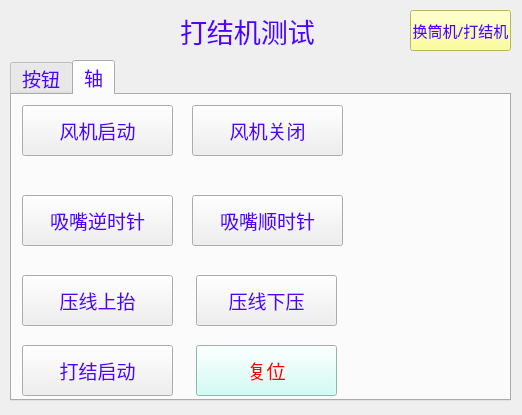
<?xml version="1.0" encoding="UTF-8"?>
<ui version="4.0">
 <class>Kont_operate</class>
 <widget class="QWidget" name="Kont_operate">
  <property name="geometry">
   <rect>
    <x>0</x>
    <y>0</y>
    <width>522</width>
    <height>415</height>
   </rect>
  </property>
  <property name="windowTitle">
   <string>打结机测试</string>
  </property>
  <property name="windowIcon">
   <iconset>
    <normaloff>../../qrc/tupian/小用户.png</normaloff>../../qrc/tupian/小用户.png</iconset>
  </property>
  <widget class="QTabWidget" name="tabWidget">
   <property name="geometry">
    <rect>
     <x>10</x>
     <y>60</y>
     <width>501</width>
     <height>341</height>
    </rect>
   </property>
   <property name="font">
    <font>
     <pointsize>14</pointsize>
    </font>
   </property>
   <property name="styleSheet">
    <string>color: rgb(85, 0, 255);</string>
   </property>
   <property name="currentIndex">
    <number>1</number>
   </property>
   <widget class="QWidget" name="widget">
    <attribute name="title">
     <string>按钮</string>
    </attribute>
    <widget class="QPushButton" name="btn_Z_Up_move__puls">
     <property name="geometry">
      <rect>
       <x>20</x>
       <y>190</y>
       <width>101</width>
       <height>41</height>
      </rect>
     </property>
     <property name="font">
      <font>
       <family>Cambria</family>
       <pointsize>14</pointsize>
      </font>
     </property>
     <property name="styleSheet">
      <string notr="true">color: rgb(85, 0, 255);</string>
     </property>
     <property name="text">
      <string>Z轴上移</string>
     </property>
    </widget>
    <widget class="QLineEdit" name="lineEdit_AB_plus_Num">
     <property name="geometry">
      <rect>
       <x>270</x>
       <y>250</y>
       <width>113</width>
       <height>41</height>
      </rect>
     </property>
    </widget>
    <widget class="QPushButton" name="btn_Y_yuan_move_Plus">
     <property name="geometry">
      <rect>
       <x>140</x>
       <y>140</y>
       <width>101</width>
       <height>41</height>
      </rect>
     </property>
     <property name="font">
      <font>
       <family>Cambria</family>
       <pointsize>14</pointsize>
      </font>
     </property>
     <property name="styleSheet">
      <string notr="true">color: rgb(85, 0, 255);</string>
     </property>
     <property name="text">
      <string>Y轴远换筒</string>
     </property>
    </widget>
    <widget class="QPushButton" name="btn_B_move__puls">
     <property name="geometry">
      <rect>
       <x>20</x>
       <y>250</y>
       <width>101</width>
       <height>41</height>
      </rect>
     </property>
     <property name="font">
      <font>
       <family>Cambria</family>
       <pointsize>14</pointsize>
      </font>
     </property>
     <property name="styleSheet">
      <string notr="true">color: rgb(85, 0, 255);</string>
     </property>
     <property name="text">
      <string>模组A位</string>
     </property>
    </widget>
    <widget class="QLineEdit" name="lineEdit_Zzhou_Plus_Num">
     <property name="geometry">
      <rect>
       <x>270</x>
       <y>190</y>
       <width>113</width>
       <height>41</height>
      </rect>
     </property>
    </widget>
    <widget class="QPushButton" name="btn_X_left_move_plus">
     <property name="geometry">
      <rect>
       <x>20</x>
       <y>80</y>
       <width>101</width>
       <height>41</height>
      </rect>
     </property>
     <property name="font">
      <font>
       <family>Cambria</family>
       <pointsize>14</pointsize>
      </font>
     </property>
     <property name="styleSheet">
      <string notr="true">color: rgb(85, 0, 255);</string>
     </property>
     <property name="text">
      <string>X轴左移</string>
     </property>
    </widget>
    <widget class="QLineEdit" name="lineEdit_Xzhou_Plus_Num">
     <property name="geometry">
      <rect>
       <x>270</x>
       <y>80</y>
       <width>113</width>
       <height>41</height>
      </rect>
     </property>
    </widget>
    <widget class="QPushButton" name="btn_A_move_plus">
     <property name="geometry">
      <rect>
       <x>140</x>
       <y>250</y>
       <width>101</width>
       <height>41</height>
      </rect>
     </property>
     <property name="font">
      <font>
       <family>Cambria</family>
       <pointsize>14</pointsize>
      </font>
     </property>
     <property name="styleSheet">
      <string notr="true">color: rgb(85, 0, 255);</string>
     </property>
     <property name="text">
      <string>模组B位</string>
     </property>
    </widget>
    <widget class="QPushButton" name="btn_Y_Jin__puls_move">
     <property name="geometry">
      <rect>
       <x>20</x>
       <y>140</y>
       <width>101</width>
       <height>41</height>
      </rect>
     </property>
     <property name="font">
      <font>
       <family>Cambria</family>
       <pointsize>14</pointsize>
      </font>
     </property>
     <property name="styleSheet">
      <string notr="true">color: rgb(85, 0, 255);</string>
     </property>
     <property name="text">
      <string>Y轴近换筒</string>
     </property>
    </widget>
    <widget class="QPushButton" name="btn_X_right_move_plus">
     <property name="geometry">
      <rect>
       <x>140</x>
       <y>80</y>
       <width>101</width>
       <height>41</height>
      </rect>
     </property>
     <property name="font">
      <font>
       <family>Cambria</family>
       <pointsize>14</pointsize>
      </font>
     </property>
     <property name="styleSheet">
      <string notr="true">color: rgb(85, 0, 255);</string>
     </property>
     <property name="text">
      <string>X轴右移</string>
     </property>
    </widget>
    <widget class="QPushButton" name="btn_Z_Down_move_plus">
     <property name="geometry">
      <rect>
       <x>140</x>
       <y>190</y>
       <width>101</width>
       <height>41</height>
      </rect>
     </property>
     <property name="font">
      <font>
       <family>Cambria</family>
       <pointsize>14</pointsize>
      </font>
     </property>
     <property name="styleSheet">
      <string notr="true">color: rgb(85, 0, 255);</string>
     </property>
     <property name="text">
      <string>Z轴下移</string>
     </property>
    </widget>
    <widget class="QLineEdit" name="lineEdit_Yzhou_plus_Num">
     <property name="geometry">
      <rect>
       <x>270</x>
       <y>140</y>
       <width>113</width>
       <height>41</height>
      </rect>
     </property>
    </widget>
    <widget class="QLabel" name="label">
     <property name="geometry">
      <rect>
       <x>300</x>
       <y>40</y>
       <width>51</width>
       <height>21</height>
      </rect>
     </property>
     <property name="font">
      <font>
       <family>Alef</family>
       <pointsize>18</pointsize>
      </font>
     </property>
     <property name="styleSheet">
      <string notr="true">color: rgb(85, 0, 255);</string>
     </property>
     <property name="text">
      <string>频率</string>
     </property>
    </widget>
   </widget>
   <widget class="QWidget" name="tab_2">
    <attribute name="title">
     <string>轴</string>
    </attribute>
    <widget class="QPushButton" name="pushButton_BrakeExtend_2">
     <property name="geometry">
      <rect>
       <x>10</x>
       <y>100</y>
       <width>151</width>
       <height>51</height>
      </rect>
     </property>
     <property name="minimumSize">
      <size>
       <width>0</width>
       <height>0</height>
      </size>
     </property>
     <property name="maximumSize">
      <size>
       <width>16777215</width>
       <height>16777215</height>
      </size>
     </property>
     <property name="font">
      <font>
       <family>Adobe 黑体 Std R</family>
       <pointsize>14</pointsize>
       <weight>50</weight>
       <bold>false</bold>
      </font>
     </property>
     <property name="styleSheet">
      <string notr="true">color: rgb(85, 0, 255);</string>
     </property>
     <property name="text">
      <string>吸嘴逆时针</string>
     </property>
    </widget>
    <widget class="QPushButton" name="pushButton_FixtureStraighten_2">
     <property name="geometry">
      <rect>
       <x>180</x>
       <y>10</y>
       <width>151</width>
       <height>51</height>
      </rect>
     </property>
     <property name="minimumSize">
      <size>
       <width>0</width>
       <height>0</height>
      </size>
     </property>
     <property name="maximumSize">
      <size>
       <width>16777215</width>
       <height>16777215</height>
      </size>
     </property>
     <property name="font">
      <font>
       <family>Adobe 黑体 Std R</family>
       <pointsize>14</pointsize>
       <weight>50</weight>
       <bold>false</bold>
      </font>
     </property>
     <property name="styleSheet">
      <string notr="true">color: rgb(85, 0, 255);</string>
     </property>
     <property name="text">
      <string>风机关闭</string>
     </property>
    </widget>
    <widget class="QPushButton" name="pushButton_BrakeRetract_2">
     <property name="geometry">
      <rect>
       <x>180</x>
       <y>100</y>
       <width>151</width>
       <height>51</height>
      </rect>
     </property>
     <property name="minimumSize">
      <size>
       <width>0</width>
       <height>0</height>
      </size>
     </property>
     <property name="maximumSize">
      <size>
       <width>16777215</width>
       <height>16777215</height>
      </size>
     </property>
     <property name="font">
      <font>
       <family>Adobe 黑体 Std R</family>
       <pointsize>14</pointsize>
       <weight>50</weight>
       <bold>false</bold>
      </font>
     </property>
     <property name="styleSheet">
      <string notr="true">color: rgb(85, 0, 255);</string>
     </property>
     <property name="text">
      <string>吸嘴顺时针</string>
     </property>
     <property name="flat">
      <bool>false</bool>
     </property>
    </widget>
    <widget class="QPushButton" name="pushButton_FixtureFlatten_2">
     <property name="geometry">
      <rect>
       <x>10</x>
       <y>10</y>
       <width>151</width>
       <height>51</height>
      </rect>
     </property>
     <property name="minimumSize">
      <size>
       <width>0</width>
       <height>0</height>
      </size>
     </property>
     <property name="maximumSize">
      <size>
       <width>16777215</width>
       <height>16777215</height>
      </size>
     </property>
     <property name="font">
      <font>
       <family>Adobe 黑体 Std R</family>
       <pointsize>14</pointsize>
       <weight>50</weight>
       <bold>false</bold>
      </font>
     </property>
     <property name="styleSheet">
      <string notr="true">color: rgb(85, 0, 255);</string>
     </property>
     <property name="text">
      <string>风机启动</string>
     </property>
    </widget>
    <widget class="QPushButton" name="pushButton_ClutchExtend_2">
     <property name="geometry">
      <rect>
       <x>10</x>
       <y>180</y>
       <width>151</width>
       <height>51</height>
      </rect>
     </property>
     <property name="minimumSize">
      <size>
       <width>0</width>
       <height>0</height>
      </size>
     </property>
     <property name="maximumSize">
      <size>
       <width>16777215</width>
       <height>16777215</height>
      </size>
     </property>
     <property name="font">
      <font>
       <family>Adobe 黑体 Std R</family>
       <pointsize>14</pointsize>
       <weight>50</weight>
       <bold>false</bold>
      </font>
     </property>
     <property name="styleSheet">
      <string notr="true">color: rgb(85, 0, 255);</string>
     </property>
     <property name="text">
      <string>压线上抬</string>
     </property>
    </widget>
    <widget class="QPushButton" name="pushButton_ClutchRetract_2">
     <property name="geometry">
      <rect>
       <x>184</x>
       <y>180</y>
       <width>141</width>
       <height>51</height>
      </rect>
     </property>
     <property name="minimumSize">
      <size>
       <width>0</width>
       <height>0</height>
      </size>
     </property>
     <property name="maximumSize">
      <size>
       <width>16777215</width>
       <height>16777215</height>
      </size>
     </property>
     <property name="font">
      <font>
       <family>Adobe 黑体 Std R</family>
       <pointsize>14</pointsize>
       <weight>50</weight>
       <bold>false</bold>
      </font>
     </property>
     <property name="styleSheet">
      <string notr="true">color: rgb(85, 0, 255);</string>
     </property>
     <property name="text">
      <string>压线下压</string>
     </property>
    </widget>
    <widget class="QPushButton" name="pushButton_ClutchRetract_4">
     <property name="geometry">
      <rect>
       <x>184</x>
       <y>250</y>
       <width>141</width>
       <height>51</height>
      </rect>
     </property>
     <property name="minimumSize">
      <size>
       <width>0</width>
       <height>0</height>
      </size>
     </property>
     <property name="maximumSize">
      <size>
       <width>16777215</width>
       <height>16777215</height>
      </size>
     </property>
     <property name="font">
      <font>
       <family>Adobe 黑体 Std R</family>
       <pointsize>14</pointsize>
       <weight>50</weight>
       <bold>false</bold>
      </font>
     </property>
     <property name="styleSheet">
      <string notr="true">color: rgb(255, 0, 0);
background-color: rgb(196, 255, 244);</string>
     </property>
     <property name="text">
      <string>复位</string>
     </property>
    </widget>
    <widget class="QPushButton" name="pushButton_ClutchExtend_4">
     <property name="geometry">
      <rect>
       <x>10</x>
       <y>250</y>
       <width>151</width>
       <height>51</height>
      </rect>
     </property>
     <property name="minimumSize">
      <size>
       <width>0</width>
       <height>0</height>
      </size>
     </property>
     <property name="maximumSize">
      <size>
       <width>16777215</width>
       <height>16777215</height>
      </size>
     </property>
     <property name="font">
      <font>
       <family>Adobe 黑体 Std R</family>
       <pointsize>14</pointsize>
       <weight>50</weight>
       <bold>false</bold>
      </font>
     </property>
     <property name="styleSheet">
      <string notr="true">color: rgb(85, 0, 255);</string>
     </property>
     <property name="text">
      <string>打结启动</string>
     </property>
    </widget>
   </widget>
  </widget>
  <widget class="QLabel" name="label_title">
   <property name="geometry">
    <rect>
     <x>180</x>
     <y>10</y>
     <width>141</width>
     <height>41</height>
    </rect>
   </property>
   <property name="font">
    <font>
     <family>Amiri Quran</family>
     <pointsize>20</pointsize>
    </font>
   </property>
   <property name="styleSheet">
    <string>color: rgb(85, 0, 255);</string>
   </property>
   <property name="text">
    <string>打结机测试</string>
   </property>
  </widget>
  <widget class="QPushButton" name="btn_operate_switch">
   <property name="geometry">
    <rect>
     <x>410</x>
     <y>10</y>
     <width>101</width>
     <height>41</height>
    </rect>
   </property>
   <property name="font">
    <font>
     <family>Alef</family>
     <pointsize>11</pointsize>
    </font>
   </property>
   <property name="styleSheet">
    <string notr="true">color: rgb(85, 0, 255);
background-color: rgb(255, 255, 127);</string>
   </property>
   <property name="text">
    <string>换筒机/打结机</string>
   </property>
  </widget>
 </widget>
 <resources/>
 <connections/>
</ui>
